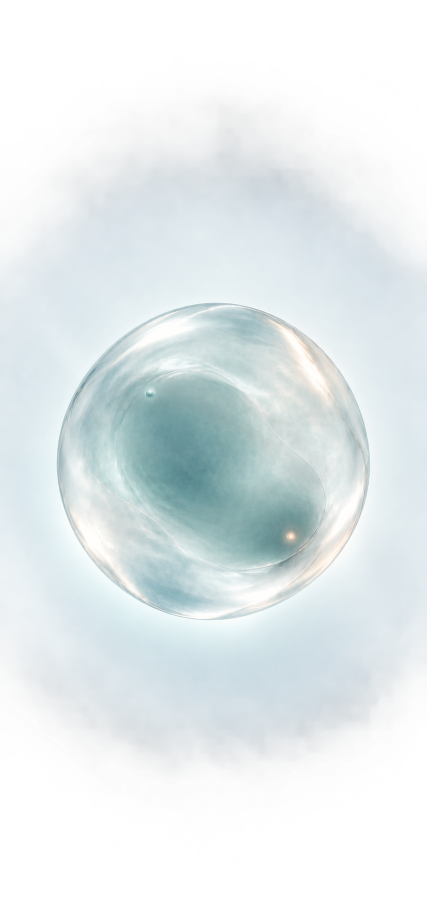
#> input picture assets/waterball-still-v1/static_composite.png, 853 x 1844 px (shown at 1/2 size)
$ python -i audit_k2_endpoint_source.py   (imports and definitions only)
#> lines starting #> are read from the running program, lines starting #| are printed output that depends on the picture
#!/usr/bin/env python3
"""Audit the selected K2 static authority and the legacy layer source package.

This is a verification-only provenance check. It does not derive runtime fields
or change any production asset.
"""
from __future__ import annotations

import hashlib
import json
from pathlib import Path

import numpy as np
from PIL import Image

ROOT = Path(__file__).resolve().parents[2]
TEST = ROOT / "test/water-orb-still/2p5d-composite-v1"
HERE = Path(__file__).resolve().parent
OUT = HERE / "k2-source-study/k2-endpoint-source-audit.json"
BBOX = (88, 586, 766, 1265)
SIZE = (360, 360)


def rgb(path: Path) -> np.ndarray:
    return np.asarray(Image.open(path).convert("RGB"), dtype=np.float64)


def crop(path: Path) -> np.ndarray:
    image = Image.open(path).convert("RGB").crop(BBOX).resize(SIZE, Image.Resampling.LANCZOS)
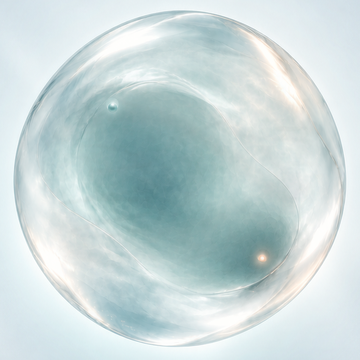
#> image: PIL image 360x360 RGB; mean R, G, B 199.4, 215.8, 216.8
    return np.asarray(image, dtype=np.float64)


def digest(path: Path) -> str:
    return hashlib.sha256(path.read_bytes()).hexdigest()


# [72 lines left out: functions metrics, main, not called in this run]


# [2 lines not run here, left out]

>>> result = crop('../../assets/waterball-still-v1/static_composite.png')
